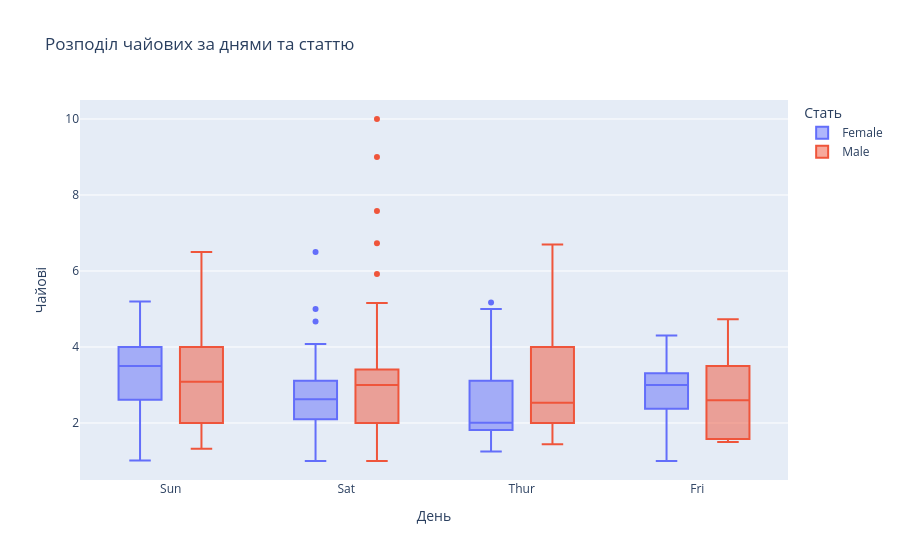

The cell this chart's notebook holds for it:
### Markdown cell above
Створіть інтерактивний box plot для чайових за днями тижня з розбивкою за кольором по статі.

### Code cell
tds = px.box(df, x='day', y='tip', color='sex',
                 title='Розподіл чайових за днями та статтю',
                 labels={'day': 'День', 'tip': 'Чайові', 'sex': 'Стать', 'size': 'Кількість гостей'})
tds.show()

### Figure 1 — Plotly figure (JSON) as saved in the notebook; plotly's stock layout.template omitted (floating-point values rounded to 4 significant figures; data arrays with more than 128 entries replaced by an {"elided": "..."} marker saying what was removed)
{"data": [{"alignmentgroup": "True", "hovertemplate": "Стать=Female<br>День=%{x}<br>Чайові=%{y}<extra></extra>", "legendgroup": "Female", "marker": {"color": "#636efa"}, "name": "Female", "notched": false, "offsetgroup": "Female", "orientation": "v", "showlegend": true, "type": "box", "x": ["Sun", "Sun", "Sun", "Sun", "Sun", "Sun", "Sat", "Sat", "Sat", "Sat", "Sat", "Sat", "Sun", "Sun", "Sat", "Sat", "Sat", "Sat", "Sat", "Sat", "Sat", "Thur", "Thur", "Fri", "Fri", "Fri", "Fri", "Fri", "Sat", "Sat", "Sat", "Sat", "Sat", "Sun", "Sun", "Thur", "Thur", "Thur", "Thur", "Thur", "Thur", "Thur", "Thur", "Thur", "Thur", "Thur", "Thur", "Thur", "Thur", "Thur", "Thur", "Thur", "Thur", "Thur", "Thur", "Thur", "Thur", "Sun", "Sun", "Sun", "Sun", "Sun", "Sat", "Sat", "Sun", "Sun", "Sun", "Thur", "Thur", "Thur", "Thur", "Thur", "Thur", "Thur", "Sat", "Sat", "Sat", "Sat", "Sat", "Fri", "Fri", "Fri", "Fri", "Sat", "Sat", "Sat", "Thur"], "x0": " ", "xaxis": "x", "y": [1.01, 3.61, 5.0, 3.02, 1.67, 3.5, 2.75, 2.23, 3.0, 3.0, 2.45, 3.07, 2.6, 5.2, 1.5, 2.47, 1.0, 3.0, 3.14, 5.0, 2.2, 1.83, 5.17, 1.0, 4.3, 3.25, 2.5, 3.0, 2.5, 3.48, 4.08, 4.0, 1.0, 4.0, 3.5, 1.5, 1.8, 2.92, 1.68, 2.52, 4.2, 2.0, 2.0, 2.83, 1.5, 2.0, 3.25, 1.25, 2.0, 2.0, 2.75, 3.5, 5.0, 2.3, 1.5, 1.36, 1.63, 5.14, 3.75, 2.61, 2.0, 3.0, 1.61, 2.0, 4.0, 3.5, 3.5, 4.19, 5.0, 2.0, 2.01, 2.0, 2.5, 3.23, 2.23, 2.5, 6.5, 1.1, 3.09, 3.48, 3.0, 2.5, 2.0, 2.88, 4.67, 2.0, 3.0], "y0": " ", "yaxis": "y"}, {"alignmentgroup": "True", "hovertemplate": "Стать=Male<br>День=%{x}<br>Чайові=%{y}<extra></extra>", "legendgroup": "Male", "marker": {"color": "#EF553B"}, "name": "Male", "notched": false, "offsetgroup": "Male", "orientation": "v", "showlegend": true, "type": "box", "x": {"elided": "157 str values"}, "x0": " ", "xaxis": "x", "y": {"elided": "157 float values"}, "y0": " ", "yaxis": "y"}], "layout": {"boxmode": "group", "legend": {"title": {"text": "Стать"}, "tracegroupgap": 0}, "title": {"text": "Розподіл чайових за днями та статтю"}, "xaxis": {"anchor": "y", "domain": [0, 1], "title": {"text": "День"}}, "yaxis": {"anchor": "x", "domain": [0, 1], "title": {"text": "Чайові"}}}}
